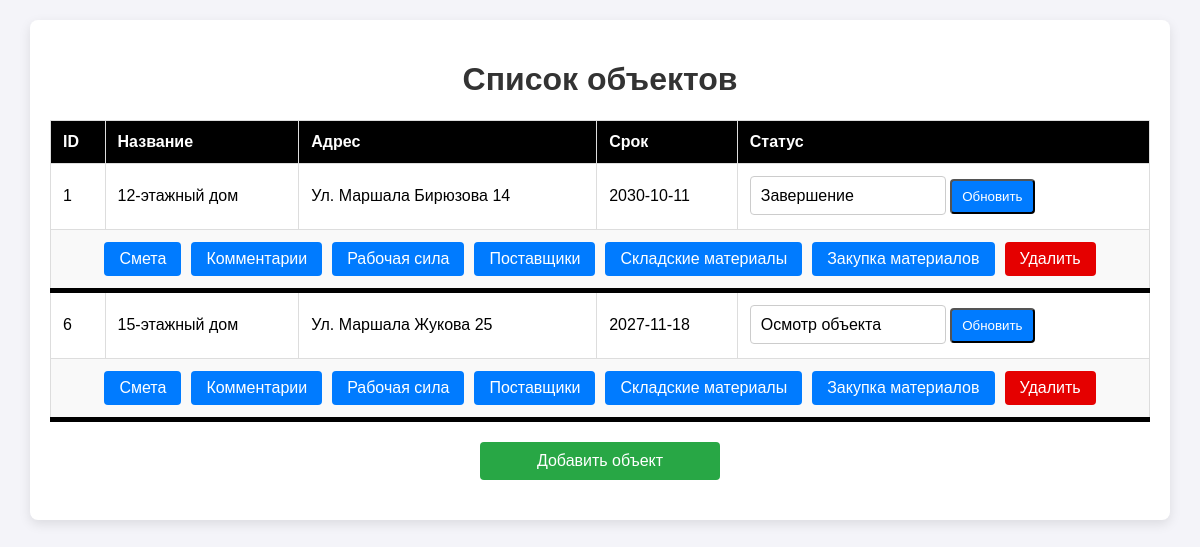
The page / (signed in) on the database its author committed.
### tables this page shows
CREATE TABLE construction_objects (
                id INTEGER PRIMARY KEY AUTOINCREMENT,
                name TEXT NOT NULL,
                address TEXT NOT NULL,
                deadline TEXT NOT NULL,
                status TEXT NOT NULL
            );

### main.py (the view)
@app.route("/")
@login_required
def index():
    objects = ConstructionObjectTable.get_all()
    return render_template("index.html", objects=objects)

### active_record.py (called while the page is built)
    @staticmethod
    def connect():
        conn = sqlite3.connect(DB_PATH)
        conn.row_factory = sqlite3.Row
        return conn

    @staticmethod
    def from_row(row):
        return ConstructionObject(
            id=row["id"], name=row["name"], address=row["address"],
            deadline=row["deadline"], status=row["status"]
        )

    @staticmethod
    def get_all():
        conn = ConstructionObject.connect()
        cursor = conn.cursor()
        cursor.execute("SELECT * FROM construction_objects")
        rows = cursor.fetchall()
        conn.close()
        return [ConstructionObject.from_row(row) for row in rows]

    @staticmethod
    def from_row(row):
        if len(row) == 4:
            return User(
                id=row[0],
                username=row[1],
                password=row[2],
                desc=row[3]
            )
        return None

    @classmethod
    def get_by_id(cls, user_id):
        conn = User.connect()
        cursor = conn.cursor()
        cursor.execute("SELECT * FROM users WHERE id = ?", (user_id,))
        row = cursor.fetchone()
        conn.close()
        return User.from_row(row) if row else None

### main.py (called while the page is built)
@login_manager.user_loader
def load_user(user_id):
    return UserTable.get_by_id(user_id)

### table_module.py (called while the page is built)
    @staticmethod
    def get_all():
        return ConstructionObject.get_all()

    @staticmethod
    def get_by_id(user_id):
        return User.get_by_id(user_id)

### templates/index.html (shortened to what this page needs)
<!DOCTYPE html>
<html lang="ru">
<head>
</head>
<body>
    <div class="container">
        <h1>Список объектов</h1>
        <table>
            <thead>
                <tr>
                    <th>ID</th>
                    <th>Название</th>
                    <th>Адрес</th>
                    <th>Срок</th>
                    <th>Статус</th>
                </tr>
            </thead>
            <tbody>
                {% for obj in objects %}
                <tr>
                    <td>{{ obj.id }}</td>
                    <td>{{ obj.name }}</td>
                    <td>{{ obj.address }}</td>
                    <td>{{ obj.deadline }}</td>
                    <td>
                        <form action="{{ url_for('update_status', object_id=obj.id) }}" method="POST">
                            <label>
                                <select name="status" required>
                                    <option value="Осмотр объекта" {% if obj.status == 'Осмотр объекта' %} selected {% endif %}>Осмотр объекта</option>
                                    <option value="Завершение" {% if obj.status == 'Завершение' %} selected {% endif %}>Завершение</option>
                                </select>
                            </label>
                            <button type="submit" class="action-btnsel">Обновить</button>
                        </form>
                    </td>
                </tr>
                <tr class="actions-row">
                    <td colspan="6">
                        <div class="actions">
                            <a href="{{ url_for('manage_estimate', object_id=obj.id) }}" class="action-btn">Смета</a>
                            <a href="{{ url_for('comments', object_id=obj.id) }}" class="action-btn">Комментарии</a>
                            <a href="{{ url_for('manage_workforce', object_id=obj.id) }}" class="action-btn">Рабочая сила</a>
                            <a href="{{ url_for('manage_suppliers', object_id=obj.id) }}" class="action-btn">Поставщики</a>
                            <a href="{{ url_for('manage_materials', object_id=obj.id) }}" class="action-btn">Складские материалы</a>
                            <a href="{{ url_for('purchase_requests', object_id=obj.id) }}" class="action-btn">Закупка материалов</a>
                            <a href="{{ url_for('delete_object', object_id=obj.id) }}" class="action-btn2" onclick="return confirm('Вы уверены, что хотите удалить этот объект?')">Удалить</a>
                        </div>
                    </td>
                </tr>
                {% endfor %}
            </tbody>
        </table>
        <a href="javascript:void(0);" id="addObjectBtn" class="add-object">Добавить объект</a>
    </div>
</body>
</html>

### templates/index.html (style rules this page uses)
body { font-family: 'Arial', sans-serif; background-color: #f4f4f9; margin: 0; padding: 0; }
.container { max-width: 1100px; margin: 20px auto; padding: 20px; background-color: #ffffff; border-radius: 8px; box-shadow: 0 4px 12px rgba(0, 0, 0, 0.1); }
h1 { text-align: center; color: #333; }
table { width: 100%; border-collapse: collapse; margin-top: 20px; }
th, td { padding: 12px; text-align: left; border: 1px solid #ddd; }
th { background-color: #000000; color: white; }
tr:nth-child(even) { background-color: #f9f9f9; }
td a { text-decoration: none; color: #ffffff; padding: 5px 10px; border-radius: 4px; background-color: #007bff; transition: background-color 0.3s, transform 0.2s ease; }
.add-object { display: block; margin: 20px auto; padding: 10px 20px; background-color: #28a745; color: white; text-align: center; font-size: 16px; border-radius: 4px; text-decoration: none; width: 200px; transition: background-color 0.3s ease, transform 0.2s ease; }
.actions { display: flex; gap: 10px; justify-content: center; }
.action-btn { padding: 8px 15px; background-color: #007bff; color: white; text-decoration: none; border-radius: 4px; transition: background-color 0.3s ease, transform 0.2s ease; }
.action-btnsel { padding: 8px 10px; background-color: #007bff; color: white; text-decoration: none; border-radius: 4px; transition: background-color 0.3s ease, transform 0.2s ease; }
.action-btn2 { padding: 8px 15px; background-color: #e50000; color: white; text-decoration: none; border-radius: 4px; transition: background-color 0.3s ease, transform 0.2s ease; }
.actions-row { border-bottom: 5px solid black; }
select { width: 100%; padding: 10px; font-size: 16px; border: 1px solid #ccc; border-radius: 4px; box-sizing: border-box; background-color: #ffffff; appearance: none; -webkit-appearance: none; -moz-appearance: none; transition: border-color 0.3s, box-shadow 0.3s; }
label { font-size: 12px; color: #555; margin-bottom: 2px; display: inline-block; }

### rows shown on the page
construction_objects: id "1", name "12-этажный дом", address "Ул. Маршала Бирюзова 14", deadline "2030-10-11", status "Завершение"
construction_objects: id "6", name "15-этажный дом", address "Ул. Маршала Жукова 25", deadline "2027-11-18", status "Осмотр объекта"
